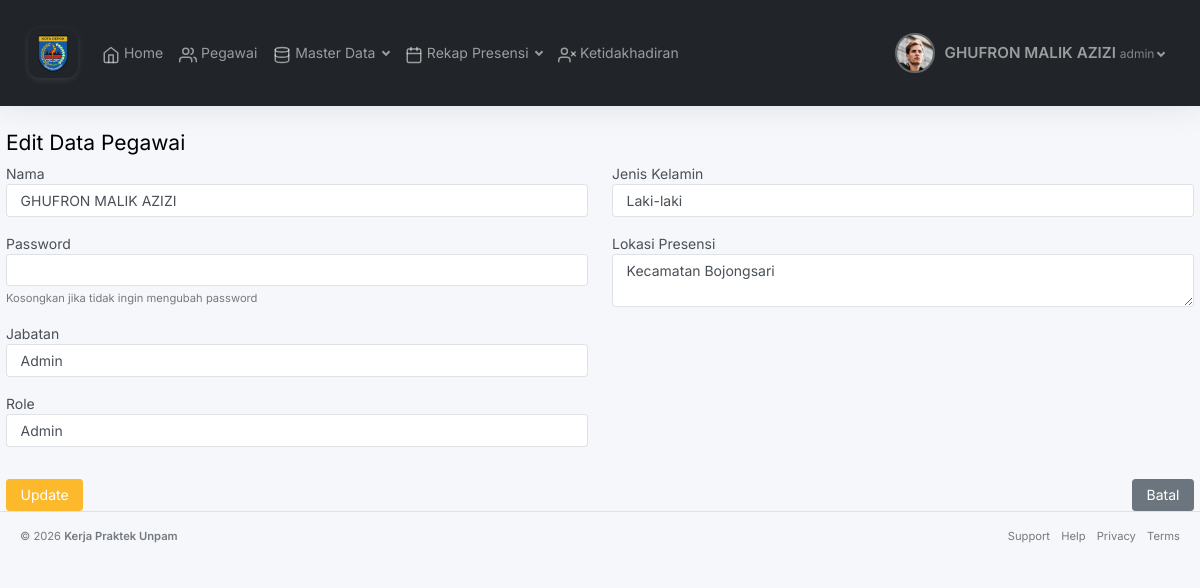
Screenshot of /admin/data_pegawai/edit.php?id=2 (signed in) with the database file from the repository.
### tables this page shows
CREATE TABLE `users` (
  `id` int NOT NULL,
  `id_pegawai` int DEFAULT NULL,
  `username` varchar(225) DEFAULT NULL,
  `password` varchar(225) DEFAULT NULL,
  `status` varchar(225) DEFAULT NULL,
  `role` varchar(225) DEFAULT NULL
);

CREATE TABLE `pegawai` (
  `id` int NOT NULL,
  `nip` varchar(50) DEFAULT NULL,
  `nama` varchar(225) DEFAULT NULL,
  `jenis_kelamin` varchar(50) DEFAULT NULL,
  `alamat` varchar(225) DEFAULT NULL,
  `no_handphone` varchar(50) DEFAULT NULL,
  `jabatan` varchar(50) DEFAULT NULL,
  `lokasi_presensi` varchar(225) DEFAULT NULL,
  `foto` varchar(223) DEFAULT NULL
);

### admin/data_pegawai/edit.php (the view, shortened to what this page needs)
<?php
require_once('../../config.php');
$id = isset($_GET['id']) ? intval($_GET['id']) : null;
$query = "SELECT p.*, u.role FROM pegawai p
          JOIN users u ON p.id = u.id_pegawai WHERE p.id = ?";
$stmt = $connection->prepare($query);
$stmt->bind_param("i", $id);
$stmt->execute();
$result = $stmt->get_result();
$data = $result->fetch_assoc();
include('../layout/header.php');
?>
<div class="container mt-4">
  <h3>Edit Data Pegawai</h3>
  <form method="POST" action="" enctype="multipart/form-data">
    <div class="row">
      <div class="col-md-6">
        <div class="mb-3">
          <label for="nama">Nama</label>
          <input type="text" name="nama" id="nama" class="form-control" value="<?= htmlspecialchars($data['nama']) ?>" required>
        </div>
        <div class="mb-3">
          <label for="password">Password</label>
          <input type="password" name="password" id="password" class="form-control">
          <small class="text-muted">Kosongkan jika tidak ingin mengubah password</small>
        </div>
        <div class="mb-3">
          <label for="jabatan">Jabatan</label>
          <input type="text" name="jabatan" id="jabatan" class="form-control" value="<?= htmlspecialchars($data['jabatan']) ?>" required>
        </div>
        <div class="mb-3">
          <label for="role">Role</label>
          <select name="role" id="role" class="form-control" required>
            <option value="admin" <?= $data['role'] === 'admin' ? 'selected' : '' ?>>Admin</option>
          </select>
        </div>
      </div>
      <div class="col-md-6">
        <div class="mb-3">
          <label for="jenis_kelamin">Jenis Kelamin</label>
          <select name="jenis_kelamin" id="jenis_kelamin" class="form-control" required>
            <option value="Laki-laki" <?= $data['jenis_kelamin'] === 'Laki-laki' ? 'selected' : '' ?>>Laki-laki</option>
          </select>
        </div>
        <div class="mb-3">
          <label for="lokasi_presensi">Lokasi Presensi</label>
          <textarea name="lokasi_presensi" id="lokasi_presensi" class="form-control" required><?= htmlspecialchars($data['lokasi_presensi']) ?></textarea>
        </div>
      </div>
    </div>
    <div class="d-flex justify-content-between mt-3">
      <button type="submit" class="btn btn-warning">Update</button>
      <a href="data_pegawai.php" class="btn btn-secondary">Batal</a>
    </div>
  </form>
</div>
<?php include('../layout/footer.php'); ?>

### rows the page displays
users: nama "GHUFRON MALIK AZIZI", jabatan "Admin", role "Admin", lokasi_presensi "Kecamatan Bojongsari"
pegawai: jenis_kelamin "Laki-laki"

### other values shown
$nama "GHUFRON MALIK AZIZI"
$role "admin"
